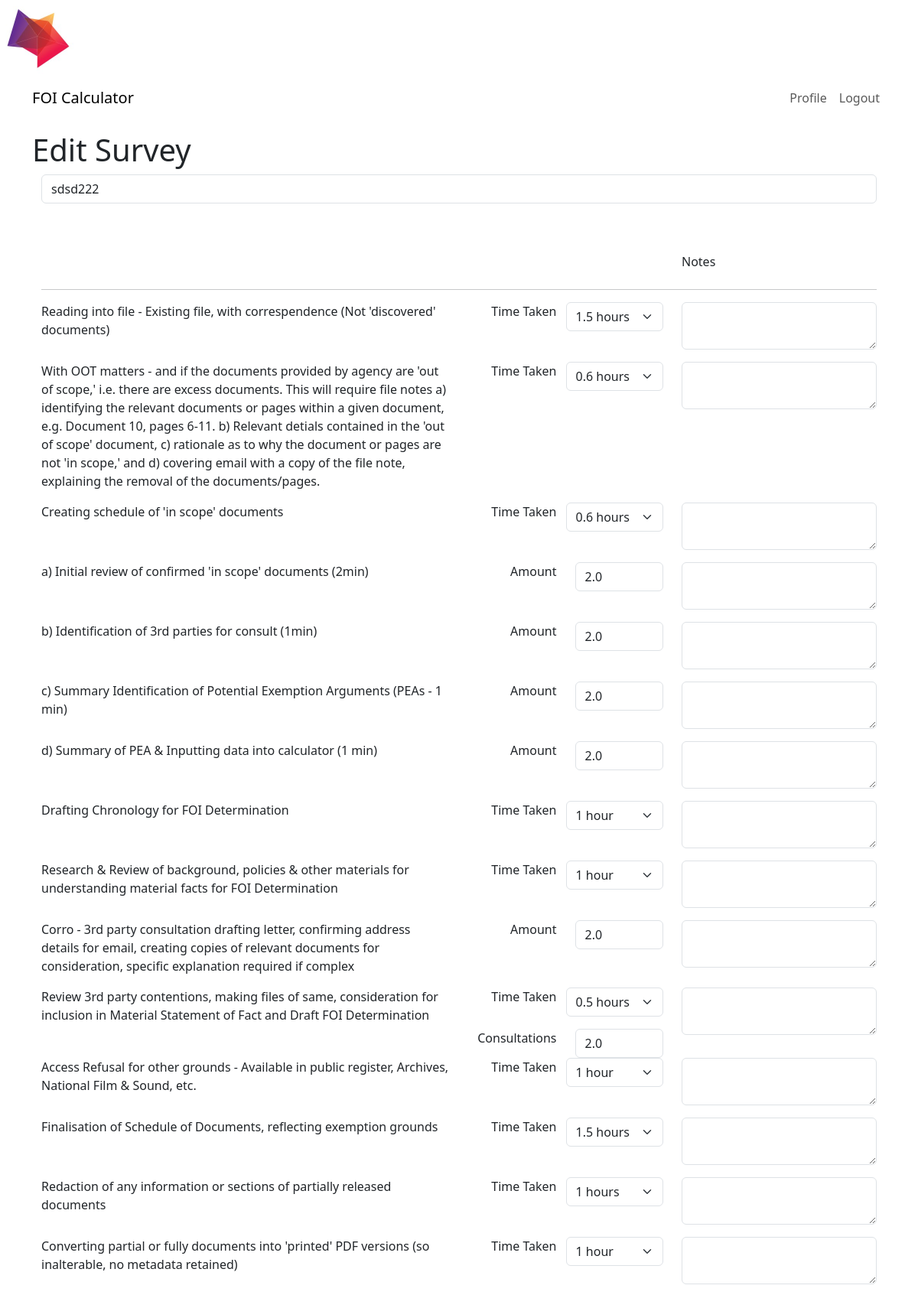
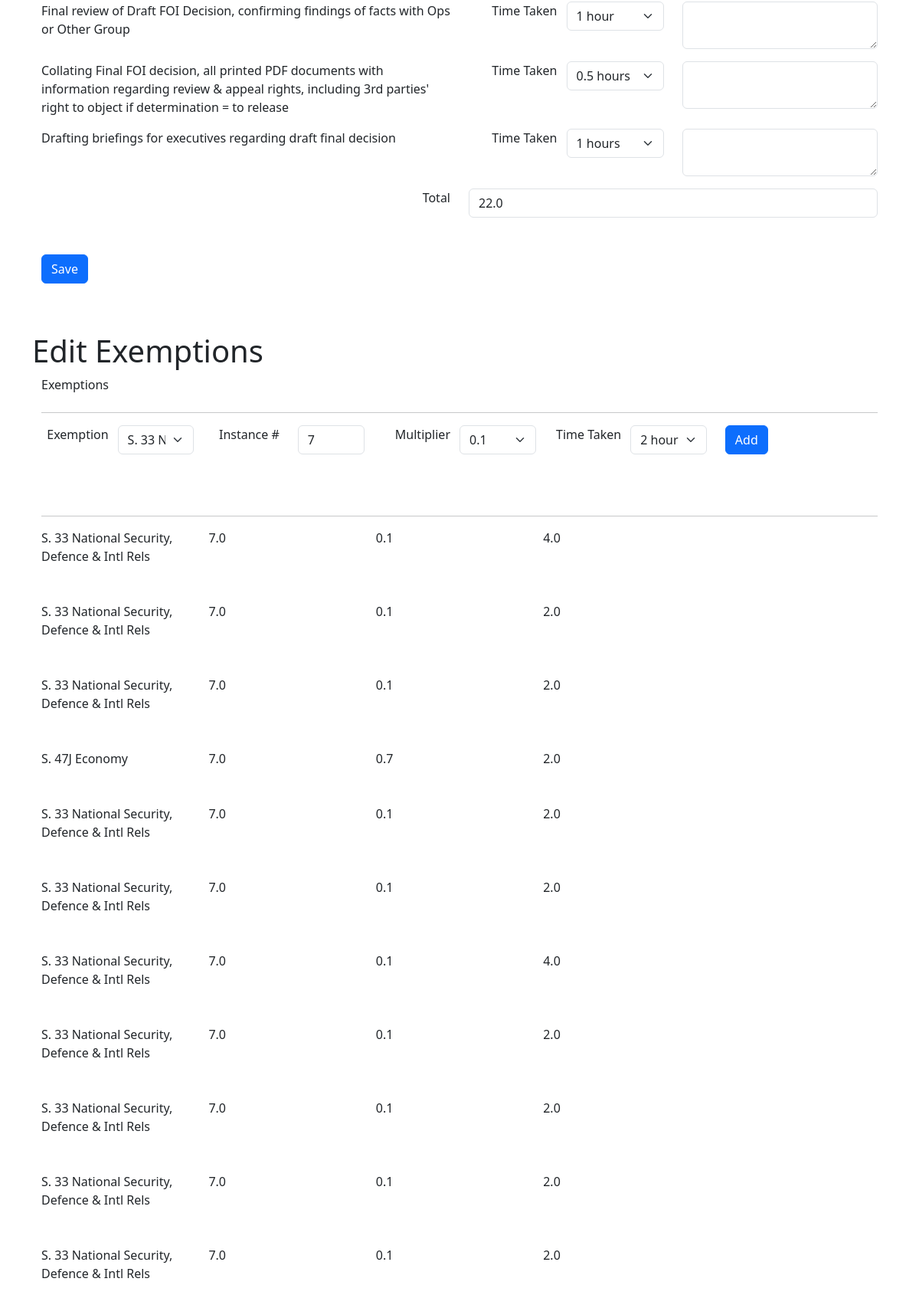
Screenshot of /edit_survey/7 (signed in, upper part) with the database file from the repository (2 pictures, top to bottom).
### app/models.py (models this page shows, shortened)
class Survey(db.Model):
    id: so.Mapped[int] = so.mapped_column(primary_key=True, autoincrement=True)
    timestamp: so.Mapped[datetime] = so.mapped_column(
        index=True, default=lambda: datetime.now(timezone.utc))
    user_id: so.Mapped[int] = so.mapped_column(sa.ForeignKey(User.id),
                                               index=True)
    author: so.Mapped[User] = so.relationship(back_populates='surveys')
    survey_name: so.Mapped[str] = so.mapped_column(sa.String(140), nullable=False, default="Untitled Survey")
    exemptions: so.WriteOnlyMapped['Exemption'] = so.relationship(
        back_populates='author')
    field1: so.Mapped[float] = so.mapped_column(sa.Float,nullable=True)
    comment1: so.Mapped[str] = so.mapped_column(sa.String(140), nullable=True)
    field2: so.Mapped[float] = so.mapped_column(sa.Float,nullable=True)
    comment2: so.Mapped[str] = so.mapped_column(sa.String(140),nullable=True)
    field3: so.Mapped[float] = so.mapped_column(sa.Float,nullable=True)
    comment3: so.Mapped[str] = so.mapped_column(sa.String(140),nullable=True)
    field4: so.Mapped[float] = so.mapped_column(sa.Float,nullable=True)
    comment4: so.Mapped[str] = so.mapped_column(sa.String(140),nullable=True)
    field5: so.Mapped[float] = so.mapped_column(sa.Float,nullable=True)
    comment5: so.Mapped[str] = so.mapped_column(sa.String(140),nullable=True)
    field6: so.Mapped[float] = so.mapped_column(sa.Float,nullable=True)
    comment6: so.Mapped[str] = so.mapped_column(sa.String(140),nullable=True)
    field7: so.Mapped[float] = so.mapped_column(sa.Float,nullable=True)
    comment7: so.Mapped[str] = so.mapped_column(sa.String(140),nullable=True)
    field8: so.Mapped[float] = so.mapped_column(sa.Float,nullable=True)
    comment8: so.Mapped[str] = so.mapped_column(sa.String(140),nullable=True)
    field9: so.Mapped[float] = so.mapped_column(sa.Float,nullable=True)
    comment9: so.Mapped[str] = so.mapped_column(sa.String(140),nullable=True)
    field10: so.Mapped[float] = so.mapped_column(sa.Float,nullable=True)
    comment10: so.Mapped[str] = so.mapped_column(sa.String(140),nullable=True)
    field11: so.Mapped[float] = so.mapped_column(sa.Float,nullable=True)
    field12: so.Mapped[float] = so.mapped_column(sa.Float,nullable=True)
    comment12: so.Mapped[str] = so.mapped_column(sa.String(140),nullable=True)
    field13: so.Mapped[float] = so.mapped_column(sa.Float,nullable=True)
    comment13: so.Mapped[str] = so.mapped_column(sa.String(140),nullable=True)
    field14: so.Mapped[float] = so.mapped_column(sa.Float,nullable=True)
    comment14: so.Mapped[str] = so.mapped_column(sa.String(140),nullable=True)
    field15: so.Mapped[float] = so.mapped_column(sa.Float,nullable=True)
    comment15: so.Mapped[str] = so.mapped_column(sa.String(140),nullable=True)
    field16: so.Mapped[float] = so.mapped_column(sa.Float,nullable=True)
    comment16: so.Mapped[str] = so.mapped_column(sa.String(140),nullable=True)
    field17: so.Mapped[float] = so.mapped_column(sa.Float,nullable=True)
    comment17: so.Mapped[str] = so.mapped_column(sa.String(140),nullable=True)
    field18: so.Mapped[float] = so.mapped_column(sa.Float,nullable=True)
    comment18: so.Mapped[str] = so.mapped_column(sa.String(140),nullable=True)
    field19: so.Mapped[float] = so.mapped_column(sa.Float,nullable=True)
    comment19: so.Mapped[str] = so.mapped_column(sa.String(140),nullable=True)
    result: so.Mapped[float] = so.mapped_column(sa.Float,nullable=True)
    def following_exemptions(self):
        return (
        sa.select(Exemption)
        .join(Survey, Exemption.survey_id == Survey.id)  # Fix here
        .where(Survey.id == self.id)
        .group_by(Exemption)
        .order_by(Exemption.timestamp.desc())
    )

class Exemption(db.Model):
    id: so.Mapped[int] = so.mapped_column(primary_key=True)
    exemption_name: so.Mapped[str] = so.mapped_column(sa.String(140))
    exemption_instance: so.Mapped[float] = so.mapped_column(sa.Float)
    exemption_multiplier: so.Mapped[float] = so.mapped_column(sa.Float)
    exemption_time: so.Mapped[float] = so.mapped_column(sa.Float)
    timestamp: so.Mapped[datetime] = so.mapped_column(
        index=True, default=lambda: datetime.now(timezone.utc))
    survey_id: so.Mapped[int] = so.mapped_column(sa.ForeignKey(Survey.id),
                                               index=True)
    author: so.Mapped[Survey] = so.relationship(back_populates='exemptions')

### app/routes.py (the view)
@app.route('/edit_survey/<id>', methods=['GET'])
@login_required
def edit_survey(id):
    survey = db.first_or_404(sa.select(Survey).where(Survey.id == id))
    form1 = EditSurveyForm(id)
    form2 = ExemptionForm()
    form1.survey_name.data = survey.survey_name
    form1.field1.data = survey.field1
    form1.comment1.data = survey.comment1
    form1.field2.data = survey.field2
    form1.comment2.data = survey.comment2
    form1.field3.data = survey.field3
    form1.comment3.data = survey.comment3
    form1.field4.data = survey.field4
    form1.comment4.data = survey.comment4
    form1.field5.data = survey.field5
    form1.comment5.data = survey.comment5
    form1.field6.data = survey.field6
    form1.comment6.data = survey.comment6
    form1.field7.data = survey.field7
    form1.comment7.data = survey.comment7
    form1.field8.data = survey.field8
    form1.comment8.data = survey.comment8
    form1.field9.data = survey.field9
    form1.comment9.data = survey.comment9
    form1.field10.data = survey.field10
    form1.comment10.data = survey.comment10
    form1.field11.data = survey.field11
    form1.field12.data = survey.field12
    form1.comment12.data = survey. comment12
    form1.field13.data = survey.field13
    form1.comment13.data = survey.comment13
    form1.field14.data = survey.field14
    form1.comment14.data = survey.comment14
    form1.field15.data = survey.field15
    form1.comment15.data = survey.comment15
    form1.field16.data = survey. field16
    form1.comment16.data = survey.comment16
    form1.field17.data = survey.field17
    form1.comment17.data = survey.comment17
    form1.field18.data = survey.field18
    form1.comment18.data = survey.comment18
    form1.field19.data = survey.field19
    form1.comment19.data = survey.comment19
    form1.result.data = survey.result
    exemptions = db.paginate(survey.following_exemptions(),error_out=False)
    return render_template('edit_survey.html', exemptions=exemptions.items, survey=survey,title='Edit Survey',
                           form1=form1,form2=form2)

### app/forms.py (called while the page is built)
    @staticmethod
    def load_exemptions():
        choices = []
        csv_file_path = os.path.join(current_app.root_path, 'static', 'dropdowns', 'exemptions.csv')
        with open(csv_file_path, mode='r') as file:
            reader = csv.reader(file)
            for row in reader:
                choices.append((row[0], row[1]))
        return choices

### app/models.py (called while the page is built)
@login.user_loader
def load_user(id):
    return db.session.get(User, int(id))

### app/routes.py (called while the page is built)
@app.before_request
def before_request():
    if current_user.is_authenticated:
        current_user.last_seen = datetime.now(timezone.utc)
        db.session.commit()

### app/templates/edit_survey.html
{% extends "base.html" %}
{% import "form_layouts.html" as wtf %}
{% block content %}
    <h1>Edit Survey</h1>
    <form id="form1" method="post" action="{{ url_for('pass_survey', id=survey.id) }}">
        {{ wtf.survey_form(form1, id='form1') }}
    </form>
    <h1>Edit Exemptions</h1>
    <form id="form2" method="post" action="{{ url_for('pass_exemption', id=survey.id) }}">
        {{ wtf.exemptions_form(form2, exemptions, id='form2') }}
    </form>
{% endblock %}

### app/templates/form_layouts.html (shortened to what this page needs)
{% macro survey_field(field, autofocus) %}
        {%- if field.type == 'BooleanField' %}
              <div class="form-check mb-3">
                {{ field(class='form-check-input') }}
                {{ field.label(class='form-check-label') }}
              </div>
        {%- elif field.type == 'SelectField' %}
        <div class="row">
          <div style="text-align:right !important"class="col p-0">
            {{ field.label(class='form-label') }}
          </div>
          <div class="col">
            {{ field(class='form-select mb-3') }}
          </div>
        </div>
        {%- elif field.type == 'TextAreaField' %}
            <div class="mb-3">
              {% if autofocus %}
                {{ field(class='form-control' + (' is-invalid' if field.errors else ''), autofocus=True) }}
              {% else %}
                {{ field(class='form-control' + (' is-invalid' if field.errors else '')) }}
              {% endif %}
            </div>
        {%- elif field.type == 'StringField' %}
            <div class="mb-3">
              {% if autofocus %}
                {{ field(class='form-control' + (' is-invalid' if field.errors else ''), autofocus=True) }}
              {% else %}
                {{ field(class='form-control' + (' is-invalid' if field.errors else '')) }}
              {% endif %}
            </div>
        {%- elif field.type == 'SubmitField' %}
            {{ field(class='btn btn-primary mb-3') }}
        {%- else %}
            <div class="row">
              <div style="text-align:right !important" class="col">
                {{ field.label(class='form-label') }}
              </div>
              <div class="col">
                {% if autofocus %}
                  {{ field(class='form-control' + (' is-invalid' if field.errors else ''), autofocus=True) }}
                {% else %}
                  {{ field(class='form-control' + (' is-invalid' if field.errors else '')) }}
                {% endif %}
              </div>
            </div>
        {%- endif %}
{% endmacro %}
{% macro three_col_row(middle_field, end_field) %}
    <div class="row p-0">
      <div class="col-6">
          <p>
            {{ middle_field.description }}
          </p>
      </div>
      <div class="col ">
            {{ survey_field(middle_field) }}
      </div>
      <div class="col ">
          {% if end_field.widget.input_type != 'hidden' -%}
            {{ survey_field(end_field) }}
          {%- endif %}
      </div>
    </div>
{% endmacro %}
{% macro three_col_row_extra_field(middle_field, end_field, extra_field) %}
    <div class="row p-0">
      <div class="col-6">
          <p>
            {{ middle_field.description }}
          </p>
      </div>
      <div class="col">
          {% if middle_field.widget.input_type != 'hidden' -%}
            {{ survey_field(middle_field) }}
          {%- endif %}
        {% if extra_field.widget.input_type != 'hidden' -%}
          {{ survey_field(extra_field) }}
        {%- endif %}
      </div>
      <div class="col">
          {% if end_field.widget.input_type != 'hidden' -%}
            {{ survey_field(end_field) }}
          {%- endif %}
      </div>
    </div>
{% endmacro %}
{% macro single_col_row(field) %}
  <div class="row pb-5 align-items-end">
    <div class="col">
          {% if field.widget.input_type != 'hidden' -%}
            {{ survey_field(field) }}
          {%- endif %}
    </div>
  </div>
{% endmacro %}
{% macro banner(left,middle,right) %}
    <div class="row pb-2">
            <div class="col-6">
              {{ left }}
            </div>
            <div class="col ">
            </div>
            <div class="col ">
              {{ right }}
            </div>
    </div>
    <hr>
{% endmacro %}
{% macro exemption_row(e1,e2,e3,e4,e5) %}
    <div class="row pb-5">
      <div class="col">
          {% if e1.widget.input_type != 'hidden' -%}
            {{ survey_field(e1) }}
          {%- endif %}
      </div>
      <div class="col">
          {% if e2.widget.input_type != 'hidden' -%}
            {{ survey_field(e2) }}
          {%- endif %}
      </div>
      <div class="col">
          {% if e3.widget.input_type != 'hidden' -%}
            {{ survey_field(e3) }}
          {%- endif %}
      </div>
      <div class="col">
          {% if e4.widget.input_type != 'hidden' -%}
            {{ survey_field(e4) }}
          {%- endif %}
      </div>
      <div class="col">
          {% if e5.widget.input_type != 'hidden' -%}
            {{ survey_field(e5) }}
          {%- endif %}
      </div>
    </div>
    <hr>
{% endmacro %}
{% macro survey_form(form1, action="", method="post", id="", novalidate=False) %}
    <form
      {%- if action != None %} action="{{ action }}"{% endif -%}
      {%- if method %} method="{{ method }}"{% endif %}
      {%- if id %} id="{{ id }}"{% endif -%}
      {%- if novalidate %} novalidate{% endif -%}>
      <div class="container">
              {{ single_col_row(form1.survey_name)}}
              {{ banner("","","Notes") }}
              {{ three_col_row(form1.field1, form1.comment1)}}
              {{ three_col_row(form1.field2, form1.comment2)}}
              {{ three_col_row(form1.field3, form1.comment3)}}
              {{ three_col_row(form1.field4, form1.comment4)}}
              {{ three_col_row(form1.field5, form1.comment5)}}
              {{ three_col_row(form1.field6, form1.comment6)}}
              {{ three_col_row(form1.field7, form1.comment7)}}
              {{ three_col_row(form1.field8, form1.comment8)}}
              {{ three_col_row(form1.field9, form1.comment9)}}
              {{ three_col_row(form1.field10, form1.comment10)}}
              {{ three_col_row_extra_field(form1.field11, form1.comment12, form1.field12)}}
              {{ three_col_row(form1.field13, form1.comment13)}}
              {{ three_col_row(form1.field14, form1.comment14)}}
              {{ three_col_row(form1.field15, form1.comment15)}}
              {{ three_col_row(form1.field16, form1.comment16)}}
              {{ three_col_row(form1.field17, form1.comment17)}}
              {{ three_col_row(form1.field18, form1.comment18)}}
              {{ three_col_row(form1.field19, form1.comment19)}}
              {{ single_col_row(form1.result)}}
              {{ single_col_row(form1.submit_survey)}}
      </div>
    </form>
{% endmacro %}
{% macro exemptions_form(form2,exemptions, action="", method="post", id="", novalidate=False) %}
    <form
      {%- if action != None %} action="{{ action }}"{% endif -%}
      {%- if method %} method="{{ method }}"{% endif %}
      {%- if id %} id="{{ id }}"{% endif -%}
      {%- if novalidate %} novalidate{% endif -%}>
      <div class="container">
              {{ banner("Exemptions","","") }}
              {{ exemption_row(form2.exemption_name, form2.exemption_instance, form2.exemption_multiplier, form2.exemption_time,form2.submit_exemption) }}
              <div class="row pb-5">
                        {% for exemption in exemptions %}
                        {% include '_exemption.html' %}
                      {% endfor %}
              </div>
      </div>
    </form>
{% endmacro %}

### app/templates/_exemption.html
<div class="row pb-5">
        <div class="col">
            {{ exemption.exemption_name}}
        </div>
        <div class="col">
            {{ exemption.exemption_instance}}
        </div>
        <div class="col">
            {{ exemption.exemption_multiplier}}
        </div>
        <div class="col">
            {{ exemption.exemption_time}}
        </div>
        <div class="col">
        </div>
</div>

### rows the page displays
Survey: survey_name "sdsd222", field1 "1.5 hours", field2 "0.6 hours", field3 "0.6 hours", field4 "2.0", field5 "2.0", field6 "2.0", field7 "2.0", field8 "1 hour", field9 "1 hour", field10 "2.0", field11 "0.5 hours", field12 "2.0", field13 "1 hour", field14 "1.5 hours", field15 "1 hours", field16 "1 hour", field17 "1 hour", field18 "0.5 hours", field19 "1 hours", result "22.0"
Exemption: exemption_name "S. 33 National Security, Defence & Intl Rels", exemption_instance "7.0", exemption_multiplier "0.1", exemption_time "4.0"
Exemption: exemption_name "S. 33 National Security, Defence & Intl Rels", exemption_instance "7.0", exemption_multiplier "0.1", exemption_time "2.0"
Exemption: exemption_name "S. 33 National Security, Defence & Intl Rels", exemption_instance "7.0", exemption_multiplier "0.1", exemption_time "2.0"
Exemption: exemption_name "S. 47J Economy", exemption_instance "7.0", exemption_multiplier "0.7", exemption_time "2.0"
Exemption: exemption_name "S. 33 National Security, Defence & Intl Rels", exemption_instance "7.0", exemption_multiplier "0.1", exemption_time "2.0"
Exemption: exemption_name "S. 33 National Security, Defence & Intl Rels", exemption_instance "7.0", exemption_multiplier "0.1", exemption_time "2.0"
Exemption: exemption_name "S. 33 National Security, Defence & Intl Rels", exemption_instance "7.0", exemption_multiplier "0.1", exemption_time "4.0"
Exemption: exemption_name "S. 33 National Security, Defence & Intl Rels", exemption_instance "7.0", exemption_multiplier "0.1", exemption_time "2.0"
Exemption: exemption_name "S. 33 National Security, Defence & Intl Rels", exemption_instance "7.0", exemption_multiplier "0.1", exemption_time "2.0"
Exemption: exemption_name "S. 33 National Security, Defence & Intl Rels", exemption_instance "7.0", exemption_multiplier "0.1", exemption_time "2.0"
Exemption: exemption_name "S. 33 National Security, Defence & Intl Rels", exemption_instance "7.0", exemption_multiplier "0.1", exemption_time "2.0"

### other values shown
{{ right }} "Notes"
{{ field.label(class='form-label') }} "Time Taken Time Taken Time Taken Time Taken Time Taken Time Taken Time Taken Time Taken Time Taken Time Taken Time Taken Time Taken Time Taken Exemption Multiplier Time Taken"
{{ field.label(class='form-label') }} "Amount Amount Amount Amount Amount Consultations Total Instance #"
{{ middle_field.description }} "Review 3rd party contentions, making files of same, consideration for inclusion in Material Statement of Fact and Draft FOI Determination"
{{ left }} "Exemptions"
